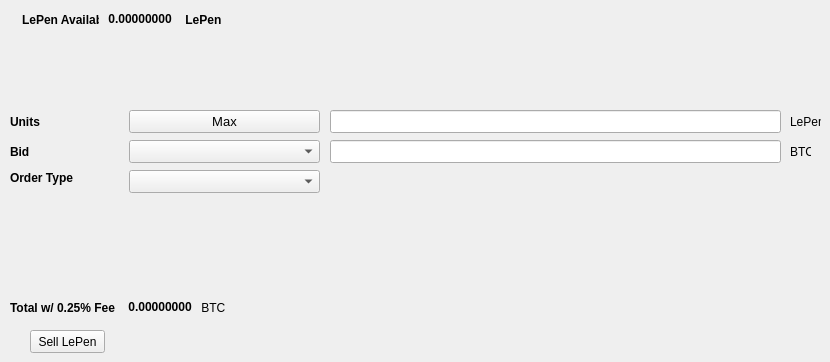
   <widget class="QWidget" name="SellTab">
    <attribute name="title">
     <string>Sell</string>
    </attribute>
    <widget class="QLabel" name="label_16">
     <property name="geometry">
      <rect>
       <x>790</x>
       <y>140</y>
       <width>21</width>
       <height>23</height>
      </rect>
     </property>
     <property name="text">
      <string>BTC</string>
     </property>
    </widget>
    <widget class="QComboBox" name="SellBidcomboBox">
     <property name="geometry">
      <rect>
       <x>129</x>
       <y>140</y>
       <width>191</width>
       <height>23</height>
      </rect>
     </property>
     <property name="font">
      <font>
       <pointsize>10</pointsize>
      </font>
     </property>
    </widget>
    <widget class="QLabel" name="label_18">
     <property name="geometry">
      <rect>
       <x>10</x>
       <y>110</y>
       <width>46</width>
       <height>23</height>
      </rect>
     </property>
     <property name="font">
      <font>
       <weight>75</weight>
       <bold>true</bold>
      </font>
     </property>
     <property name="text">
      <string>Units</string>
     </property>
    </widget>
    <widget class="QPushButton" name="Sell_Max_Amount">
     <property name="geometry">
      <rect>
       <x>129</x>
       <y>110</y>
       <width>191</width>
       <height>23</height>
      </rect>
     </property>
     <property name="font">
      <font>
       <pointsize>10</pointsize>
      </font>
     </property>
     <property name="text">
      <string>Max</string>
     </property>
    </widget>
    <widget class="QLabel" name="label_20">
     <property name="geometry">
      <rect>
       <x>10</x>
       <y>170</y>
       <width>71</width>
       <height>16</height>
      </rect>
     </property>
     <property name="font">
      <font>
       <weight>75</weight>
       <bold>true</bold>
      </font>
     </property>
     <property name="text">
      <string>Order Type</string>
     </property>
    </widget>
    <widget class="QComboBox" name="SellOrdertypeCombo">
     <property name="geometry">
      <rect>
       <x>129</x>
       <y>170</y>
       <width>191</width>
       <height>23</height>
      </rect>
     </property>
     <property name="font">
      <font>
       <pointsize>10</pointsize>
      </font>
     </property>
    </widget>
    <widget class="QLabel" name="label_21">
     <property name="geometry">
      <rect>
       <x>10</x>
       <y>140</y>
       <width>46</width>
       <height>23</height>
      </rect>
     </property>
     <property name="font">
      <font>
       <weight>75</weight>
       <bold>true</bold>
      </font>
     </property>
     <property name="text">
      <string>Bid</string>
     </property>
    </widget>
    <widget class="QLabel" name="label_22">
     <property name="geometry">
      <rect>
       <x>790</x>
       <y>110</y>
       <width>31</width>
       <height>23</height>
      </rect>
     </property>
     <property name="text">
      <string>LePen</string>
     </property>
    </widget>
    <widget class="QLineEdit" name="UnitsInputLePen">
     <property name="geometry">
      <rect>
       <x>330</x>
       <y>110</y>
       <width>451</width>
       <height>23</height>
      </rect>
     </property>
     <property name="font">
      <font>
       <pointsize>9</pointsize>
       <weight>75</weight>
       <bold>true</bold>
      </font>
     </property>
    </widget>
    <widget class="QLineEdit" name="SellBidPriceEdit">
     <property name="geometry">
      <rect>
       <x>330</x>
       <y>140</y>
       <width>451</width>
       <height>23</height>
      </rect>
     </property>
     <property name="font">
      <font>
       <pointsize>9</pointsize>
       <weight>75</weight>
       <bold>true</bold>
      </font>
     </property>
    </widget>
    <widget class="QPushButton" name="SellLePenBTN">
     <property name="geometry">
      <rect>
       <x>30</x>
       <y>330</y>
       <width>75</width>
       <height>23</height>
      </rect>
     </property>
     <property name="text">
      <string>Sell LePen</string>
     </property>
    </widget>
    <widget class="QWidget" name="layoutWidget">
     <property name="geometry">
      <rect>
       <x>22</x>
       <y>12</y>
       <width>200</width>
       <height>15</height>
      </rect>
     </property>
     <layout class="QHBoxLayout" name="horizontalLayout">
      <item>
       <widget class="QLabel" name="label232_2">
        <property name="font">
         <font>
          <weight>75</weight>
          <bold>true</bold>
         </font>
        </property>
        <property name="text">
         <string>LePen Available:</string>
        </property>
       </widget>
      </item>
      <item>
       <widget class="QLabel" name="LePenAvailableLabel">
        <property name="palette">
         <palette>
          <active>
           <colorrole role="WindowText">
            <brush brushstyle="SolidPattern">
             <color alpha="255">
              <red>0</red>
              <green>0</green>
              <blue>0</blue>
             </color>
            </brush>
           </colorrole>
           <colorrole role="Button">
            <brush brushstyle="SolidPattern">
             <color alpha="255">
              <red>0</red>
              <green>170</green>
              <blue>0</blue>
             </color>
            </brush>
           </colorrole>
           <colorrole role="Light">
            <brush brushstyle="SolidPattern">
             <color alpha="255">
              <red>0</red>
              <green>255</green>
              <blue>0</blue>
             </color>
            </brush>
           </colorrole>
           <colorrole role="Midlight">
            <brush brushstyle="SolidPattern">
             <color alpha="255">
              <red>0</red>
              <green>212</green>
              <blue>0</blue>
             </color>
            </brush>
           </colorrole>
           <colorrole role="Dark">
            <brush brushstyle="SolidPattern">
             <color alpha="255">
              <red>0</red>
              <green>85</green>
              <blue>0</blue>
             </color>
            </brush>
           </colorrole>
           <colorrole role="Mid">
            <brush brushstyle="SolidPattern">
             <color alpha="255">
              <red>0</red>
              <green>113</green>
              <blue>0</blue>
             </color>
            </brush>
           </colorrole>
           <colorrole role="Text">
            <brush brushstyle="SolidPattern">
             <color alpha="255">
              <red>0</red>
              <green>170</green>
              <blue>0</blue>
             </color>
            </brush>
           </colorrole>
           <colorrole role="BrightText">
            <brush brushstyle="SolidPattern">
             <color alpha="255">
              <red>255</red>
              <green>255</green>
              <blue>255</blue>
             </color>
            </brush>
           </colorrole>
           <colorrole role="ButtonText">
            <brush brushstyle="SolidPattern">
             <color alpha="255">
              <red>0</red>
              <green>0</green>
              <blue>0</blue>
             </color>
            </brush>
           </colorrole>
           <colorrole role="Base">
            <brush brushstyle="SolidPattern">
             <color alpha="255">
              <red>255</red>
              <green>255</green>
              <blue>255</blue>
             </color>
            </brush>
           </colorrole>
           <colorrole role="Window">
            <brush brushstyle="SolidPattern">
             <color alpha="255">
              <red>0</red>
              <green>170</green>
              <blue>0</blue>
             </color>
            </brush>
           </colorrole>
           <colorrole role="Shadow">
            <brush brushstyle="SolidPattern">
             <color alpha="255">
              <red>0</red>
              <green>0</green>
              <blue>0</blue>
             </color>
            </brush>
           </colorrole>
           <colorrole role="AlternateBase">
            <brush brushstyle="SolidPattern">
             <color alpha="255">
              <red>127</red>
              <green>212</green>
              <blue>127</blue>
             </color>
            </brush>
           </colorrole>
           <colorrole role="ToolTipBase">
            <brush brushstyle="SolidPattern">
             <color alpha="255">
              <red>255</red>
              <green>255</green>
              <blue>220</blue>
             </color>
            </brush>
           </colorrole>
           <colorrole role="ToolTipText">
            <brush brushstyle="SolidPattern">
             <color alpha="255">
              <red>0</red>
              <green>0</green>
              <blue>0</blue>
             </color>
            </brush>
           </colorrole>
          </active>
          <inactive>
           <colorrole role="WindowText">
            <brush brushstyle="SolidPattern">
             <color alpha="255">
              <red>0</red>
              <green>0</green>
              <blue>0</blue>
             </color>
            </brush>
           </colorrole>
           <colorrole role="Button">
            <brush brushstyle="SolidPattern">
             <color alpha="255">
              <red>0</red>
              <green>170</green>
              <blue>0</blue>
             </color>
            </brush>
           </colorrole>
           <colorrole role="Light">
            <brush brushstyle="SolidPattern">
             <color alpha="255">
              <red>0</red>
              <green>255</green>
              <blue>0</blue>
             </color>
            </brush>
           </colorrole>
           <colorrole role="Midlight">
            <brush brushstyle="SolidPattern">
             <color alpha="255">
              <red>0</red>
              <green>212</green>
              <blue>0</blue>
             </color>
            </brush>
           </colorrole>
           <colorrole role="Dark">
            <brush brushstyle="SolidPattern">
             <color alpha="255">
              <red>0</red>
              <green>85</green>
              <blue>0</blue>
             </color>
            </brush>
           </colorrole>
           <colorrole role="Mid">
            <brush brushstyle="SolidPattern">
             <color alpha="255">
              <red>0</red>
              <green>113</green>
              <blue>0</blue>
             </color>
            </brush>
           </colorrole>
           <colorrole role="Text">
            <brush brushstyle="SolidPattern">
             <color alpha="255">
              <red>0</red>
              <green>170</green>
              <blue>0</blue>
             </color>
            </brush>
           </colorrole>
           <colorrole role="BrightText">
            <brush brushstyle="SolidPattern">
             <color alpha="255">
              <red>255</red>
              <green>255</green>
              <blue>255</blue>
             </color>
            </brush>
           </colorrole>
           <colorrole role="ButtonText">
            <brush brushstyle="SolidPattern">
             <color alpha="255">
              <red>0</red>
              <green>0</green>
              <blue>0</blue>
             </color>
            </brush>
           </colorrole>
           <colorrole role="Base">
            <brush brushstyle="SolidPattern">
             <color alpha="255">
              <red>255</red>
              <green>255</green>
              <blue>255</blue>
             </color>
            </brush>
           </colorrole>
           <colorrole role="Window">
            <brush brushstyle="SolidPattern">
             <color alpha="255">
              <red>0</red>
              <green>170</green>
              <blue>0</blue>
             </color>
            </brush>
           </colorrole>
           <colorrole role="Shadow">
            <brush brushstyle="SolidPattern">
             <color alpha="255">
              <red>0</red>
              <green>0</green>
              <blue>0</blue>
             </color>
            </brush>
           </colorrole>
           <colorrole role="AlternateBase">
            <brush brushstyle="SolidPattern">
             <color alpha="255">
              <red>127</red>
              <green>212</green>
              <blue>127</blue>
             </color>
            </brush>
           </colorrole>
           <colorrole role="ToolTipBase">
            <brush brushstyle="SolidPattern">
             <color alpha="255">
              <red>255</red>
              <green>255</green>
              <blue>220</blue>
             </color>
            </brush>
           </colorrole>
           <colorrole role="ToolTipText">
            <brush brushstyle="SolidPattern">
             <color alpha="255">
              <red>0</red>
              <green>0</green>
              <blue>0</blue>
             </color>
            </brush>
           </colorrole>
          </inactive>
          <disabled>
           <colorrole role="WindowText">
            <brush brushstyle="SolidPattern">
             <color alpha="255">
              <red>0</red>
              <green>85</green>
              <blue>0</blue>
             </color>
            </brush>
           </colorrole>
           <colorrole role="Button">
            <brush brushstyle="SolidPattern">
             <color alpha="255">
              <red>0</red>
              <green>170</green>
              <blue>0</blue>
             </color>
            </brush>
           </colorrole>
           <colorrole role="Light">
            <brush brushstyle="SolidPattern">
             <color alpha="255">
              <red>0</red>
              <green>255</green>
              <blue>0</blue>
             </color>
            </brush>
           </colorrole>
           <colorrole role="Midlight">
            <brush brushstyle="SolidPattern">
             <color alpha="255">
              <red>0</red>
              <green>212</green>
              <blue>0</blue>
             </color>
            </brush>
           </colorrole>
           <colorrole role="Dark">
            <brush brushstyle="SolidPattern">
             <color alpha="255">
              <red>0</red>
              <green>85</green>
              <blue>0</blue>
             </color>
            </brush>
           </colorrole>
           <colorrole role="Mid">
            <brush brushstyle="SolidPattern">
             <color alpha="255">
              <red>0</red>
              <green>113</green>
              <blue>0</blue>
             </color>
            </brush>
           </colorrole>
           <colorrole role="Text">
            <brush brushstyle="SolidPattern">
             <color alpha="255">
              <red>0</red>
              <green>85</green>
              <blue>0</blue>
             </color>
            </brush>
           </colorrole>
           <colorrole role="BrightText">
            <brush brushstyle="SolidPattern">
             <color alpha="255">
              <red>255</red>
              <green>255</green>
              <blue>255</blue>
             </color>
            </brush>
           </colorrole>
           <colorrole role="ButtonText">
            <brush brushstyle="SolidPattern">
             <color alpha="255">
              <red>0</red>
              <green>85</green>
              <blue>0</blue>
             </color>
            </brush>
           </colorrole>
           <colorrole role="Base">
            <brush brushstyle="SolidPattern">
             <color alpha="255">
              <red>0</red>
              <green>170</green>
              <blue>0</blue>
             </color>
            </brush>
           </colorrole>
           <colorrole role="Window">
            <brush brushstyle="SolidPattern">
             <color alpha="255">
              <red>0</red>
              <green>170</green>
              <blue>0</blue>
             </color>
            </brush>
           </colorrole>
           <colorrole role="Shadow">
            <brush brushstyle="SolidPattern">
             <color alpha="255">
              <red>0</red>
              <green>0</green>
              <blue>0</blue>
             </color>
            </brush>
           </colorrole>
           <colorrole role="AlternateBase">
            <brush brushstyle="SolidPattern">
             <color alpha="255">
              <red>0</red>
              <green>170</green>
              <blue>0</blue>
             </color>
            </brush>
           </colorrole>
           <colorrole role="ToolTipBase">
            <brush brushstyle="SolidPattern">
             <color alpha="255">
              <red>255</red>
              <green>255</green>
              <blue>220</blue>
             </color>
            </brush>
           </colorrole>
           <colorrole role="ToolTipText">
            <brush brushstyle="SolidPattern">
             <color alpha="255">
              <red>0</red>
              <green>0</green>
              <blue>0</blue>
             </color>
            </brush>
           </colorrole>
          </disabled>
         </palette>
        </property>
        <property name="font">
         <font>
          <weight>75</weight>
          <bold>true</bold>
         </font>
        </property>
        <property name="text">
         <string> 0.00000000 </string>
        </property>
        <property name="textInteractionFlags">
         <set>Qt::LinksAccessibleByMouse|Qt::TextSelectableByKeyboard|Qt::TextSelectableByMouse</set>
        </property>
       </widget>
      </item>
      <item>
       <widget class="QLabel" name="labelLePen">
        <property name="font">
         <font>
          <weight>75</weight>
          <bold>true</bold>
         </font>
        </property>
        <property name="text">
         <string> LePen</string>
        </property>
       </widget>
      </item>
     </layout>
    </widget>
    <widget class="QWidget" name="layoutWidget">
     <property name="geometry">
      <rect>
       <x>10</x>
       <y>300</y>
       <width>218</width>
       <height>15</height>
      </rect>
     </property>
     <layout class="QHBoxLayout" name="horizontalLayout_2">
      <item>
       <widget class="QLabel" name="label_19">
        <property name="font">
         <font>
          <weight>75</weight>
          <bold>true</bold>
         </font>
        </property>
        <property name="text">
         <string>Total w/ 0.25% Fee </string>
        </property>
       </widget>
      </item>
      <item>
       <widget class="QLabel" name="SellCostLabel">
        <property name="palette">
         <palette>
          <active>
           <colorrole role="WindowText">
            <brush brushstyle="SolidPattern">
             <color alpha="255">
              <red>0</red>
              <green>0</green>
              <blue>0</blue>
             </color>
            </brush>
           </colorrole>
           <colorrole role="Button">
            <brush brushstyle="SolidPattern">
             <color alpha="255">
              <red>0</red>
              <green>170</green>
              <blue>0</blue>
             </color>
            </brush>
           </colorrole>
           <colorrole role="Light">
            <brush brushstyle="SolidPattern">
             <color alpha="255">
              <red>0</red>
              <green>255</green>
              <blue>0</blue>
             </color>
            </brush>
           </colorrole>
           <colorrole role="Midlight">
            <brush brushstyle="SolidPattern">
             <color alpha="255">
              <red>0</red>
              <green>212</green>
              <blue>0</blue>
             </color>
            </brush>
           </colorrole>
           <colorrole role="Dark">
            <brush brushstyle="SolidPattern">
             <color alpha="255">
              <red>0</red>
              <green>85</green>
              <blue>0</blue>
             </color>
            </brush>
           </colorrole>
           <colorrole role="Mid">
            <brush brushstyle="SolidPattern">
             <color alpha="255">
              <red>0</red>
              <green>113</green>
              <blue>0</blue>
             </color>
            </brush>
           </colorrole>
           <colorrole role="Text">
            <brush brushstyle="SolidPattern">
             <color alpha="255">
              <red>0</red>
              <green>170</green>
              <blue>0</blue>
             </color>
            </brush>
           </colorrole>
           <colorrole role="BrightText">
            <brush brushstyle="SolidPattern">
             <color alpha="255">
              <red>255</red>
              <green>255</green>
              <blue>255</blue>
             </color>
            </brush>
           </colorrole>
           <colorrole role="ButtonText">
            <brush brushstyle="SolidPattern">
             <color alpha="255">
              <red>0</red>
              <green>0</green>
              <blue>0</blue>
             </color>
            </brush>
           </colorrole>
           <colorrole role="Base">
            <brush brushstyle="SolidPattern">
             <color alpha="255">
              <red>255</red>
              <green>255</green>
              <blue>255</blue>
             </color>
            </brush>
           </colorrole>
           <colorrole role="Window">
            <brush brushstyle="SolidPattern">
             <color alpha="255">
              <red>0</red>
              <green>170</green>
              <blue>0</blue>
             </color>
            </brush>
           </colorrole>
           <colorrole role="Shadow">
            <brush brushstyle="SolidPattern">
             <color alpha="255">
              <red>0</red>
              <green>0</green>
              <blue>0</blue>
             </color>
            </brush>
           </colorrole>
           <colorrole role="AlternateBase">
            <brush brushstyle="SolidPattern">
             <color alpha="255">
              <red>127</red>
              <green>212</green>
              <blue>127</blue>
             </color>
            </brush>
           </colorrole>
           <colorrole role="ToolTipBase">
            <brush brushstyle="SolidPattern">
             <color alpha="255">
              <red>255</red>
              <green>255</green>
              <blue>220</blue>
             </color>
            </brush>
           </colorrole>
           <colorrole role="ToolTipText">
            <brush brushstyle="SolidPattern">
             <color alpha="255">
              <red>0</red>
              <green>0</green>
              <blue>0</blue>
             </color>
            </brush>
           </colorrole>
          </active>
          <inactive>
           <colorrole role="WindowText">
            <brush brushstyle="SolidPattern">
             <color alpha="255">
              <red>0</red>
              <green>0</green>
              <blue>0</blue>
             </color>
            </brush>
           </colorrole>
           <colorrole role="Button">
            <brush brushstyle="SolidPattern">
             <color alpha="255">
              <red>0</red>
              <green>170</green>
              <blue>0</blue>
             </color>
            </brush>
           </colorrole>
           <colorrole role="Light">
            <brush brushstyle="SolidPattern">
             <color alpha="255">
              <red>0</red>
              <green>255</green>
              <blue>0</blue>
             </color>
            </brush>
           </colorrole>
           <colorrole role="Midlight">
            <brush brushstyle="SolidPattern">
             <color alpha="255">
              <red>0</red>
              <green>212</green>
              <blue>0</blue>
             </color>
            </brush>
           </colorrole>
           <colorrole role="Dark">
            <brush brushstyle="SolidPattern">
             <color alpha="255">
              <red>0</red>
              <green>85</green>
              <blue>0</blue>
             </color>
            </brush>
           </colorrole>
           <colorrole role="Mid">
            <brush brushstyle="SolidPattern">
             <color alpha="255">
              <red>0</red>
              <green>113</green>
              <blue>0</blue>
             </color>
            </brush>
           </colorrole>
           <colorrole role="Text">
            <brush brushstyle="SolidPattern">
             <color alpha="255">
              <red>0</red>
              <green>170</green>
              <blue>0</blue>
             </color>
            </brush>
           </colorrole>
           <colorrole role="BrightText">
            <brush brushstyle="SolidPattern">
             <color alpha="255">
              <red>255</red>
              <green>255</green>
              <blue>255</blue>
             </color>
            </brush>
           </colorrole>
           <colorrole role="ButtonText">
            <brush brushstyle="SolidPattern">
             <color alpha="255">
              <red>0</red>
              <green>0</green>
              <blue>0</blue>
             </color>
            </brush>
           </colorrole>
           <colorrole role="Base">
            <brush brushstyle="SolidPattern">
             <color alpha="255">
              <red>255</red>
              <green>255</green>
              <blue>255</blue>
             </color>
            </brush>
           </colorrole>
           <colorrole role="Window">
            <brush brushstyle="SolidPattern">
             <color alpha="255">
              <red>0</red>
              <green>170</green>
              <blue>0</blue>
             </color>
            </brush>
           </colorrole>
           <colorrole role="Shadow">
            <brush brushstyle="SolidPattern">
             <color alpha="255">
              <red>0</red>
              <green>0</green>
              <blue>0</blue>
             </color>
            </brush>
           </colorrole>
           <colorrole role="AlternateBase">
            <brush brushstyle="SolidPattern">
             <color alpha="255">
              <red>127</red>
              <green>212</green>
              <blue>127</blue>
             </color>
            </brush>
           </colorrole>
           <colorrole role="ToolTipBase">
            <brush brushstyle="SolidPattern">
             <color alpha="255">
              <red>255</red>
              <green>255</green>
              <blue>220</blue>
             </color>
            </brush>
           </colorrole>
           <colorrole role="ToolTipText">
            <brush brushstyle="SolidPattern">
             <color alpha="255">
              <red>0</red>
              <green>0</green>
              <blue>0</blue>
             </color>
            </brush>
           </colorrole>
          </inactive>
          <disabled>
           <colorrole role="WindowText">
            <brush brushstyle="SolidPattern">
             <color alpha="255">
              <red>0</red>
              <green>85</green>
              <blue>0</blue>
             </color>
            </brush>
           </colorrole>
           <colorrole role="Button">
            <brush brushstyle="SolidPattern">
             <color alpha="255">
              <red>0</red>
              <green>170</green>
              <blue>0</blue>
             </color>
            </brush>
           </colorrole>
           <colorrole role="Light">
            <brush brushstyle="SolidPattern">
             <color alpha="255">
              <red>0</red>
              <green>255</green>
              <blue>0</blue>
             </color>
            </brush>
           </colorrole>
           <colorrole role="Midlight">
            <brush brushstyle="SolidPattern">
             <color alpha="255">
              <red>0</red>
              <green>212</green>
              <blue>0</blue>
             </color>
            </brush>
           </colorrole>
           <colorrole role="Dark">
            <brush brushstyle="SolidPattern">
             <color alpha="255">
              <red>0</red>
              <green>85</green>
              <blue>0</blue>
             </color>
            </brush>
           </colorrole>
           <colorrole role="Mid">
            <brush brushstyle="SolidPattern">
             <color alpha="255">
              <red>0</red>
              <green>113</green>
              <blue>0</blue>
             </color>
            </brush>
           </colorrole>
           <colorrole role="Text">
            <brush brushstyle="SolidPattern">
             <color alpha="255">
              <red>0</red>
              <green>85</green>
              <blue>0</blue>
             </color>
            </brush>
           </colorrole>
           <colorrole role="BrightText">
            <brush brushstyle="SolidPattern">
             <color alpha="255">
              <red>255</red>
              <green>255</green>
              <blue>255</blue>
             </color>
            </brush>
           </colorrole>
           <colorrole role="ButtonText">
            <brush brushstyle="SolidPattern">
             <color alpha="255">
              <red>0</red>
              <green>85</green>
              <blue>0</blue>
             </color>
            </brush>
           </colorrole>
           <colorrole role="Base">
            <brush brushstyle="SolidPattern">
             <color alpha="255">
              <red>0</red>
              <green>170</green>
              <blue>0</blue>
             </color>
            </brush>
           </colorrole>
           <colorrole role="Window">
            <brush brushstyle="SolidPattern">
             <color alpha="255">
              <red>0</red>
              <green>170</green>
              <blue>0</blue>
             </color>
            </brush>
           </colorrole>
           <colorrole role="Shadow">
            <brush brushstyle="SolidPattern">
             <color alpha="255">
              <red>0</red>
              <green>0</green>
              <blue>0</blue>
             </color>
            </brush>
           </colorrole>
           <colorrole role="AlternateBase">
            <brush brushstyle="SolidPattern">
             <color alpha="255">
              <red>0</red>
              <green>170</green>
              <blue>0</blue>
             </color>
            </brush>
           </colorrole>
           <colorrole role="ToolTipBase">
            <brush brushstyle="SolidPattern">
             <color alpha="255">
              <red>255</red>
              <green>255</green>
              <blue>220</blue>
             </color>
            </brush>
           </colorrole>
           <colorrole role="ToolTipText">
            <brush brushstyle="SolidPattern">
             <color alpha="255">
              <red>0</red>
              <green>0</green>
              <blue>0</blue>
             </color>
            </brush>
           </colorrole>
          </disabled>
         </palette>
        </property>
        <property name="font">
         <font>
          <weight>75</weight>
          <bold>true</bold>
         </font>
        </property>
        <property name="autoFillBackground">
         <bool>false</bool>
        </property>
        <property name="text">
         <string> 0.00000000</string>
        </property>
        <property name="textInteractionFlags">
         <set>Qt::LinksAccessibleByMouse|Qt::TextSelectableByMouse</set>
        </property>
       </widget>
      </item>
      <item>
       <widget class="QLabel" name="label_17">
        <property name="font">
         <font>
          <weight>50</weight>
          <bold>false</bold>
         </font>
        </property>
        <property name="text">
         <string> BTC</string>
        </property>
       </widget>
      </item>
     </layout>
    </widget>
   </widget>
